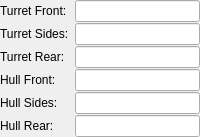
      <widget class="QWidget" name="armorWidget" native="true">
       <property name="sizePolicy">
        <sizepolicy hsizetype="Minimum" vsizetype="Minimum">
         <horstretch>0</horstretch>
         <verstretch>0</verstretch>
        </sizepolicy>
       </property>
       <layout class="QFormLayout" name="armorLayout">
        <property name="sizeConstraint">
         <enum>QLayout::SetDefaultConstraint</enum>
        </property>
        <property name="fieldGrowthPolicy">
         <enum>QFormLayout::ExpandingFieldsGrow</enum>
        </property>
        <property name="formAlignment">
         <set>Qt::AlignLeading|Qt::AlignLeft|Qt::AlignTop</set>
        </property>
        <property name="horizontalSpacing">
         <number>-1</number>
        </property>
        <property name="verticalSpacing">
         <number>1</number>
        </property>
        <property name="leftMargin">
         <number>0</number>
        </property>
        <property name="topMargin">
         <number>0</number>
        </property>
        <property name="rightMargin">
         <number>0</number>
        </property>
        <property name="bottomMargin">
         <number>0</number>
        </property>
        <item row="0" column="0">
         <widget class="QLabel" name="tfLabel">
          <property name="text">
           <string>Turret Front:</string>
          </property>
          <property name="buddy">
           <cstring>tfLineEdit</cstring>
          </property>
         </widget>
        </item>
        <item row="0" column="1">
         <widget class="QLineEdit" name="tfLineEdit">
          <property name="sizePolicy">
           <sizepolicy hsizetype="Expanding" vsizetype="Minimum">
            <horstretch>0</horstretch>
            <verstretch>0</verstretch>
           </sizepolicy>
          </property>
          <property name="minimumSize">
           <size>
            <width>0</width>
            <height>0</height>
           </size>
          </property>
          <property name="alignment">
           <set>Qt::AlignRight|Qt::AlignTrailing|Qt::AlignVCenter</set>
          </property>
          <property name="readOnly">
           <bool>true</bool>
          </property>
         </widget>
        </item>
        <item row="1" column="0">
         <widget class="QLabel" name="tsLabel">
          <property name="text">
           <string>Turret Sides:</string>
          </property>
          <property name="buddy">
           <cstring>tsLineEdit</cstring>
          </property>
         </widget>
        </item>
        <item row="1" column="1">
         <widget class="QLineEdit" name="tsLineEdit">
          <property name="sizePolicy">
           <sizepolicy hsizetype="Expanding" vsizetype="Minimum">
            <horstretch>0</horstretch>
            <verstretch>0</verstretch>
           </sizepolicy>
          </property>
          <property name="alignment">
           <set>Qt::AlignRight|Qt::AlignTrailing|Qt::AlignVCenter</set>
          </property>
          <property name="readOnly">
           <bool>true</bool>
          </property>
         </widget>
        </item>
        <item row="2" column="0">
         <widget class="QLabel" name="trLabel">
          <property name="text">
           <string>Turret Rear:</string>
          </property>
          <property name="buddy">
           <cstring>trLineEdit</cstring>
          </property>
         </widget>
        </item>
        <item row="2" column="1">
         <widget class="QLineEdit" name="trLineEdit">
          <property name="sizePolicy">
           <sizepolicy hsizetype="Expanding" vsizetype="Minimum">
            <horstretch>0</horstretch>
            <verstretch>0</verstretch>
           </sizepolicy>
          </property>
          <property name="alignment">
           <set>Qt::AlignRight|Qt::AlignTrailing|Qt::AlignVCenter</set>
          </property>
          <property name="readOnly">
           <bool>true</bool>
          </property>
         </widget>
        </item>
        <item row="3" column="0">
         <widget class="QLabel" name="hfLabel">
          <property name="text">
           <string>Hull Front:</string>
          </property>
          <property name="buddy">
           <cstring>hfLineEdit</cstring>
          </property>
         </widget>
        </item>
        <item row="3" column="1">
         <widget class="QLineEdit" name="hfLineEdit">
          <property name="sizePolicy">
           <sizepolicy hsizetype="Expanding" vsizetype="Minimum">
            <horstretch>0</horstretch>
            <verstretch>0</verstretch>
           </sizepolicy>
          </property>
          <property name="alignment">
           <set>Qt::AlignRight|Qt::AlignTrailing|Qt::AlignVCenter</set>
          </property>
          <property name="readOnly">
           <bool>true</bool>
          </property>
         </widget>
        </item>
        <item row="4" column="0">
         <widget class="QLabel" name="hsLabel">
          <property name="text">
           <string>Hull Sides:</string>
          </property>
          <property name="buddy">
           <cstring>hsLineEdit</cstring>
          </property>
         </widget>
        </item>
        <item row="4" column="1">
         <widget class="QLineEdit" name="hsLineEdit">
          <property name="sizePolicy">
           <sizepolicy hsizetype="Expanding" vsizetype="Minimum">
            <horstretch>0</horstretch>
            <verstretch>0</verstretch>
           </sizepolicy>
          </property>
          <property name="alignment">
           <set>Qt::AlignRight|Qt::AlignTrailing|Qt::AlignVCenter</set>
          </property>
          <property name="readOnly">
           <bool>true</bool>
          </property>
         </widget>
        </item>
        <item row="5" column="0">
         <widget class="QLabel" name="hrLabel">
          <property name="text">
           <string>Hull Rear:</string>
          </property>
          <property name="buddy">
           <cstring>hrLineEdit</cstring>
          </property>
         </widget>
        </item>
        <item row="5" column="1">
         <widget class="QLineEdit" name="hrLineEdit">
          <property name="sizePolicy">
           <sizepolicy hsizetype="Expanding" vsizetype="Minimum">
            <horstretch>0</horstretch>
            <verstretch>0</verstretch>
           </sizepolicy>
          </property>
          <property name="alignment">
           <set>Qt::AlignRight|Qt::AlignTrailing|Qt::AlignVCenter</set>
          </property>
          <property name="readOnly">
           <bool>true</bool>
          </property>
         </widget>
        </item>
       </layout>
      </widget>
